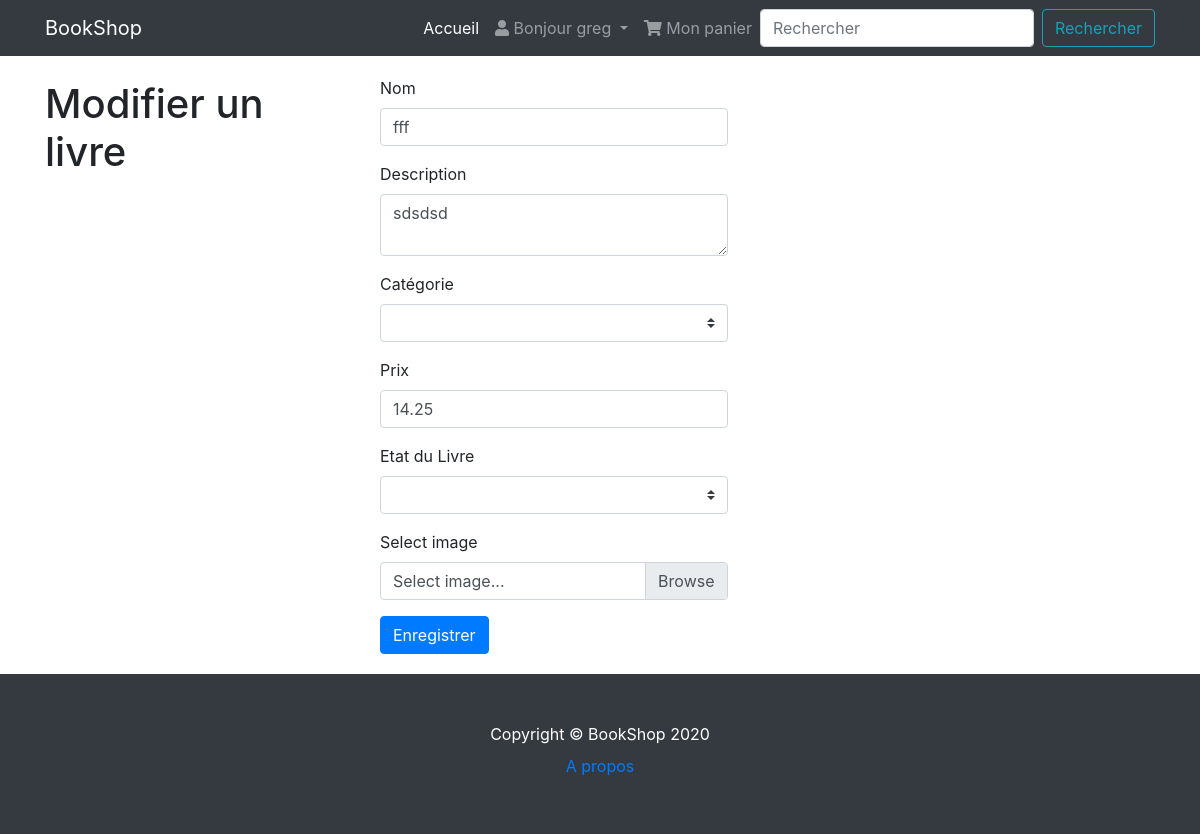
Before: /2/update (signed in) with the older database file.
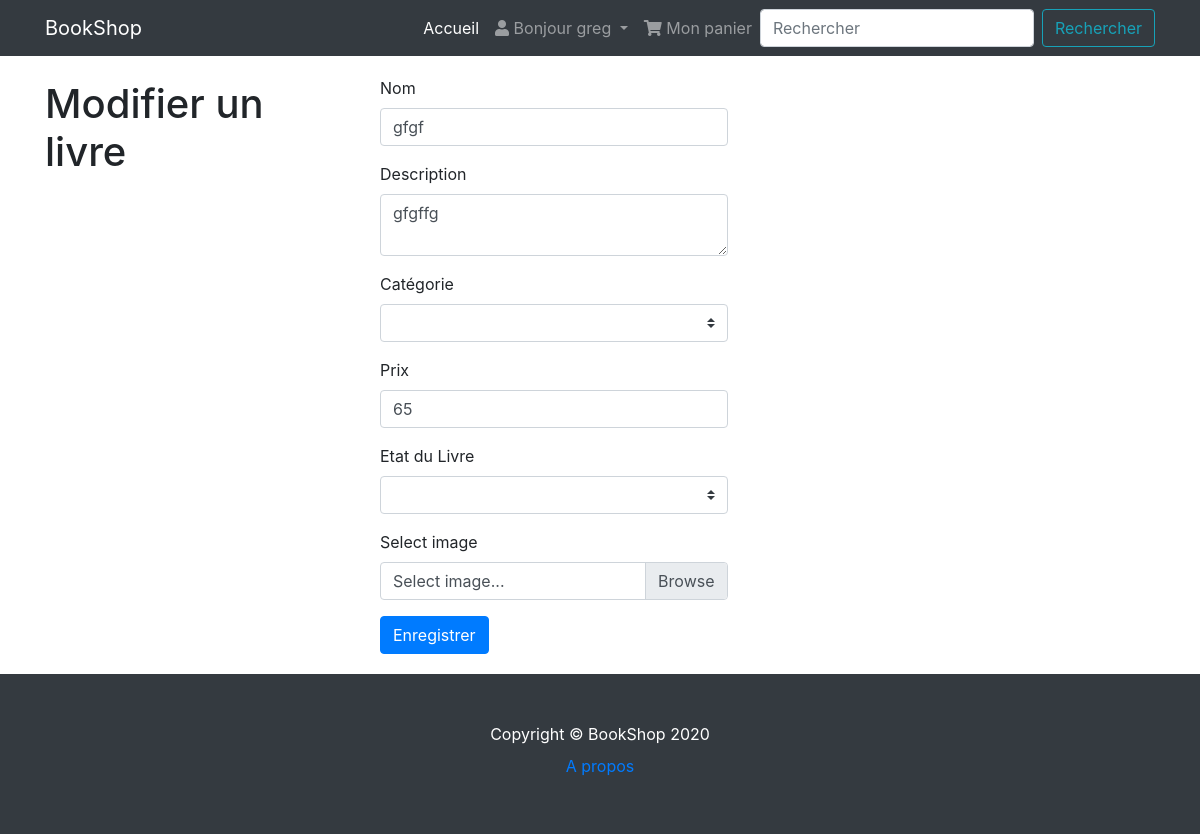
After: the same page with the newer database file.
### tables this page shows
CREATE TABLE product (
  id INTEGER PRIMARY KEY AUTOINCREMENT,
  author_id INTEGER NOT NULL,
  created TIMESTAMP NOT NULL DEFAULT CURRENT_TIMESTAMP,
  name TEXT NOT NULL,
  description TEXT NOT NULL,
  price DECIMAL (4,2) NOT NULL,
  state varchar (30) NOT NULL,
  image varchar (30) NOT NULL,
  FOREIGN KEY (author_id) REFERENCES user (id)
);

### book/product.py (the view, shortened to what this page needs)
@bp.route('/<int:id>/update', methods=('GET', 'POST'))
@login_required
def update(id):
    product = get_post(id)
    return render_template('product/update.html', product=product)

### book/auth.py (called while the page is built)
@bp.before_app_request
def load_logged_in_user():
    user_id = session.get('user_id')
    if user_id is None:
        g.user = None
    else:
        g.user = get_db().execute(
            'SELECT * FROM user WHERE id = ?', (user_id,)
        ).fetchone()

def login_required(view):
    @functools.wraps(view)
    def wrapped_view(**kwargs):
        if g.user is None:
            return redirect(url_for('auth.login'))
        return view(**kwargs)
    return wrapped_view

### book/db.py (called while the page is built)
def get_db():
    if 'db' not in g:
        g.db = sqlite3.connect(
            current_app.config['DATABASE'],
            detect_types=sqlite3.PARSE_DECLTYPES
        )
        g.db.row_factory = sqlite3.Row
    return g.db

### book/product.py (called while the page is built)
def get_post(id, check_author=True):
    product = get_db().execute(
        'SELECT p.id, name, description, price, state, created, author_id, username'
        ' FROM product p JOIN user u ON p.author_id = u.id'
        ' WHERE p.id = ?',
        (id,)
    ).fetchone()
    if product is None:
        abort(404, "Product id {0} doesn't exist.".format(id))
    if check_author and product['author_id'] != g.user['id']:
        abort(403)
    return product

### book/templates/product/update.html (shortened to what this page needs)
{% extends 'base.html' %}
{% block content %}
  <div class="container">
    <div class="row">
      <div class="col-lg-3">
        <h1 class="my-4">Modifier un livre</h1>
      </div>
      <div class="col-lg-9">
  <div class="card-body">
      <form method="post" enctype="multipart/form-data">
          <div class="col">
          <div class="col-sm-6">
          <div class="form-group">
            <label for="name">Nom</label>
              <input name="name" id="name" value="{{ request.form['name'] or product['name'] }}" class="form-control" required>
          </div>
          <div class="form-group">
            <label for="description">Description</label>
            <textarea name="description" id="description" class="form-control">{{ request.form['description'] or product['description'] }}</textarea>
          </div>
          <div class="form-group">
            <label for="price">Catégorie</label>
              <select class="custom-select mr-sm-2" name="category" id="category">
              </select>
          </div>
          <div class="form-group">
            <label for="price">Prix</label>
              <input type="number" name="price" id="price" value="{{ request.form['price'] or product['price'] }}" class="form-control" step="0.01" required>
          </div>
          <div class="form-group">
            <label for="price">Etat du Livre</label>
              <select class="custom-select mr-sm-2" name="state" id="state">
              </select>
          </div>
        <div class="form-group">
          <label>Select image</label>
          <div class="custom-file">
            <label class="custom-file-label" for="image">Select image...</label>
          </div>
        </div>
            <button type="submit" class="btn btn-primary">Enregistrer</button>
          </div>
          </div>
      </form>
  </div>
        </div>
      </div>
    </div>
{% endblock %}

Changed rows visible on the page:
changed product: name "fff" → "gfgf"; description "sdsdsd" → "gfgffg"; price "14.25" → "65"
